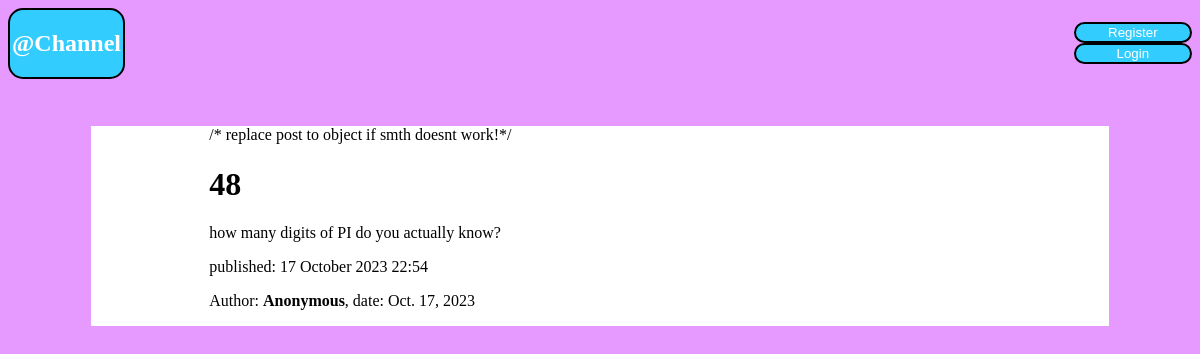
Screenshot of /comment/48 with the database file from the repository.
### blog/models.py (models this page shows, shortened)
class News(models.Model):
    text = models.TextField("Text", max_length= 500)
    date = models.DateTimeField('date', default=timezone.now)
    author = models.ForeignKey(User, verbose_name='author', on_delete=models.CASCADE,  null=True)
    thread = models.ForeignKey(Threads, verbose_name='thread', on_delete=models.CASCADE, null=True)
    img = models.ImageField("img", upload_to="posts_images/", null=True, blank= True)
    def __str__(self):
        return f'{self.pk}'
    class Meta:
        verbose_name = 'New'
        verbose_name_plural = 'News'

### blog/views.py (the view)
# urls.py: path('comment/<int:pk>', views.PostDetailView.as_view(), name='comment-detail'),
class PostDetailView(DetailView):
    model = News
    template_name = 'blog/news_detail.html'
    context_object_name = 'post'
    def get_context_data(self, **kwards):
        ctx = super(PostDetailView, self).get_context_data(**kwards)
        ctx['title'] = News.objects.get(pk=self.kwargs['pk'])
        return ctx

### blog/templates/blog/news_detail.html (shortened to what this page needs)
{% extends 'blog/base.html' %}
{% block content %}
/* replace post to object if smth doesnt work!*/
    <h1>{{ title }}</h1>
        <div>
            <p>{{ post.text|safe }}</p>
            <div>
                <div class="mt-2">
                    <span class="text-muted" >published: {{ post.date|date:"d E Y H:i" }}</span>
                    {% if post.author %}
                        <p>Author: <a href="{% url 'user-comment' object.author %}">{{ object.author }}</a></p>
                    {% else %}
                        <p>Author: <b>Anonymous</b>, date: {{ post.date|date }}</p>
                    {% endif %}
                </div>
            </div>
        </div>
{% endblock %}

### blog/templates/blog/base.html (style rules this page uses)
.color { background-color: #e699ff; }

### rows the page displays
News: id "48", text "how many digits of PI do you actually know?", date "17 October 2023 22:54", date "Oct. 17, 2023"
